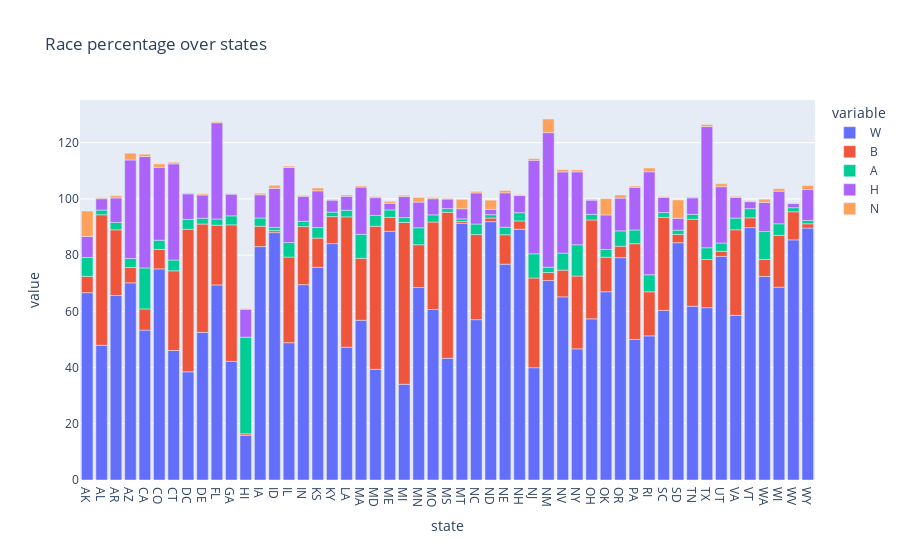

This figure's notebook cell:
### Markdown cell above
### Grafico delle percentuali delle race stato per stato

### Code cell
fig = px.bar(share_race_by_state.drop(columns="population"), x="state", y=["W", "B","A","H","N"], title="Race percentage over states")
fig.show()

### Figure 1 — Plotly figure (JSON) as saved in the notebook; plotly's stock layout.template omitted (floating-point values rounded to 4 significant figures)
{"data": [{"alignmentgroup": "True", "hovertemplate": "variable=W<br>state=%{x}<br>value=%{y}<extra></extra>", "legendgroup": "W", "marker": {"color": "#636efa", "pattern": {"shape": ""}}, "name": "W", "offsetgroup": "W", "orientation": "v", "showlegend": true, "textposition": "auto", "type": "bar", "x": ["AK", "AL", "AR", "AZ", "CA", "CO", "CT", "DC", "DE", "FL", "GA", "HI", "IA", "ID", "IL", "IN", "KS", "KY", "LA", "MA", "MD", "ME", "MI", "MN", "MO", "MS", "MT", "NC", "ND", "NE", "NH", "NJ", "NM", "NV", "NY", "OH", "OK", "OR", "PA", "RI", "SC", "SD", "TN", "TX", "UT", "VA", "VT", "WA", "WI", "WV", "WY"], "xaxis": "x", "y": [66.65, 47.92, 65.65, 70.14, 53.32, 75.12, 46.07, 38.5, 52.52, 69.41, 42.2, 15.88, 83.04, 88.02, 48.85, 69.49, 75.68, 84.1, 47.27, 56.82, 39.37, 88.48, 34.05, 68.49, 60.65, 43.3, 91.27, 57.05, 91.93, 76.79, 89.23, 39.95, 70.96, 65.16, 46.67, 57.33, 66.98, 79.1, 50.0, 51.28, 60.34, 84.43, 61.81, 61.31, 79.56, 58.58, 89.8, 72.43, 68.58, 85.43, 89.62], "yaxis": "y"}, {"alignmentgroup": "True", "hovertemplate": "variable=B<br>state=%{x}<br>value=%{y}<extra></extra>", "legendgroup": "B", "marker": {"color": "#EF553B", "pattern": {"shape": ""}}, "name": "B", "offsetgroup": "B", "orientation": "v", "showlegend": true, "textposition": "auto", "type": "bar", "x": ["AK", "AL", "AR", "AZ", "CA", "CO", "CT", "DC", "DE", "FL", "GA", "HI", "IA", "ID", "IL", "IN", "KS", "KY", "LA", "MA", "MD", "ME", "MI", "MN", "MO", "MS", "MT", "NC", "ND", "NE", "NH", "NJ", "NM", "NV", "NY", "OH", "OK", "OR", "PA", "RI", "SC", "SD", "TN", "TX", "UT", "VA", "VT", "WA", "WI", "WV", "WY"], "xaxis": "x", "y": [5.807, 46.44, 23.36, 5.439, 7.538, 6.895, 28.36, 50.7, 38.54, 21.24, 48.58, 0.5669, 7.255, 0.7074, 30.47, 20.67, 10.38, 9.616, 46.34, 22.06, 50.92, 4.951, 57.59, 15.2, 31.13, 51.96, 0.6537, 30.26, 1.262, 10.47, 2.943, 31.92, 2.851, 9.505, 25.9, 35.18, 12.28, 4.063, 34.07, 15.68, 33.12, 2.958, 30.93, 17.14, 1.801, 30.44, 3.479, 6.026, 18.45, 10.0, 1.533], "yaxis": "y"}, {"alignmentgroup": "True", "hovertemplate": "variable=A<br>state=%{x}<br>value=%{y}<extra></extra>", "legendgroup": "A", "marker": {"color": "#00cc96", "pattern": {"shape": ""}}, "name": "A", "offsetgroup": "A", "orientation": "v", "showlegend": true, "textposition": "auto", "type": "bar", "x": ["AK", "AL", "AR", "AZ", "CA", "CO", "CT", "DC", "DE", "FL", "GA", "HI", "IA", "ID", "IL", "IN", "KS", "KY", "LA", "MA", "MD", "ME", "MI", "MN", "MO", "MS", "MT", "NC", "ND", "NE", "NH", "NJ", "NM", "NV", "NY", "OH", "OK", "OR", "PA", "RI", "SC", "SD", "TN", "TX", "UT", "VA", "VT", "WA", "WI", "WV", "WY"], "xaxis": "x", "y": [6.706, 1.675, 2.625, 3.231, 14.59, 3.277, 3.834, 3.5, 2.053, 2.213, 3.203, 34.36, 2.918, 1.129, 5.171, 1.873, 3.781, 1.594, 2.367, 8.539, 3.832, 2.656, 1.731, 6.057, 2.556, 1.274, 0.9741, 3.748, 1.197, 2.652, 2.923, 8.614, 1.879, 6.072, 11.12, 1.997, 2.746, 5.465, 4.864, 6.062, 1.689, 1.515, 1.784, 4.184, 2.958, 4.159, 3.267, 9.945, 4.128, 1.457, 1.213], "yaxis": "y"}, {"alignmentgroup": "True", "hovertemplate": "variable=H<br>state=%{x}<br>value=%{y}<extra></extra>", "legendgroup": "H", "marker": {"color": "#ab63fa", "pattern": {"shape": ""}}, "name": "H", "offsetgroup": "H", "orientation": "v", "showlegend": true, "textposition": "auto", "type": "bar", "x": ["AK", "AL", "AR", "AZ", "CA", "CO", "CT", "DC", "DE", "FL", "GA", "HI", "IA", "ID", "IL", "IN", "KS", "KY", "LA", "MA", "MD", "ME", "MI", "MN", "MO", "MS", "MT", "NC", "ND", "NE", "NH", "NJ", "NM", "NV", "NY", "OH", "OK", "OR", "PA", "RI", "SC", "SD", "TN", "TX", "UT", "VA", "VT", "WA", "WI", "WV", "WY"], "xaxis": "x", "y": [7.478, 4.048, 8.721, 35.05, 39.62, 25.95, 34.22, 9.1, 8.274, 34.25, 7.71, 9.947, 8.261, 13.91, 26.69, 8.892, 13.03, 4.263, 4.959, 16.8, 6.334, 2.379, 7.48, 9.119, 5.743, 3.409, 3.609, 11.07, 1.899, 12.26, 6.136, 33.24, 47.89, 28.87, 25.96, 5.068, 12.3, 11.66, 15.16, 36.64, 5.389, 4.221, 5.853, 43.1, 20.03, 7.325, 2.482, 10.39, 11.6, 1.46, 10.96], "yaxis": "y"}, {"alignmentgroup": "True", "hovertemplate": "variable=N<br>state=%{x}<br>value=%{y}<extra></extra>", "legendgroup": "N", "marker": {"color": "#FFA15A", "pattern": {"shape": ""}}, "name": "N", "offsetgroup": "N", "orientation": "v", "showlegend": true, "textposition": "auto", "type": "bar", "x": ["AK", "AL", "AR", "AZ", "CA", "CO", "CT", "DC", "DE", "FL", "GA", "HI", "IA", "ID", "IL", "IN", "KS", "KY", "LA", "MA", "MD", "ME", "MI", "MN", "MO", "MS", "MT", "NC", "ND", "NE", "NH", "NJ", "NM", "NV", "NY", "OH", "OK", "OR", "PA", "RI", "SC", "SD", "TN", "TX", "UT", "VA", "VT", "WA", "WI", "WV", "WY"], "xaxis": "x", "y": [9.061, 0.3278, 0.7798, 2.405, 0.8563, 1.197, 0.5608, 0.3, 0.4132, 0.3508, 0.254, 0.2682, 0.5504, 1.096, 0.4846, 0.3431, 1.019, 0.2535, 0.4726, 0.3899, 0.4009, 0.6641, 0.4603, 1.627, 0.4373, 0.2371, 3.339, 0.5645, 3.291, 0.8406, 0.2684, 0.6399, 4.851, 0.8475, 0.6783, 0.294, 5.811, 1.106, 0.469, 1.34, 0.327, 6.524, 0.3186, 0.7158, 1.079, 0.3778, 0.2977, 1.116, 0.8845, 0.2246, 1.461], "yaxis": "y"}], "layout": {"barmode": "relative", "legend": {"title": {"text": "variable"}, "tracegroupgap": 0}, "title": {"text": "Race percentage over states"}, "xaxis": {"anchor": "y", "domain": [0, 1], "title": {"text": "state"}}, "yaxis": {"anchor": "x", "domain": [0, 1], "title": {"text": "value"}}}}
